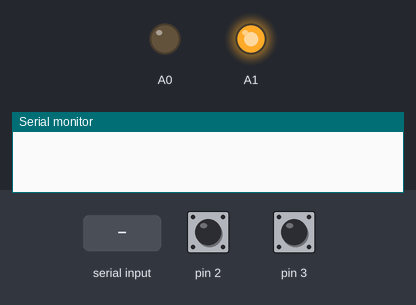
This sketch was run on a simulated Arduino Uno, built with avr-gcc and run on an emulated ATmega328P. Parts: output pins drawn as LEDs (lit = HIGH), the last lines printed to the serial monitor. The inputs (shaded band) are chosen by the test bench; at power-on: pin 2 HIGH, pin 3 HIGH.

Above: at 1.2 s.
1.3 s: "f" received over Serial
At 2.2 s:
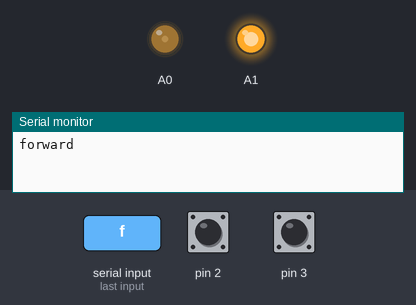
2.8 s: "r" received over Serial
At 5.2 s:
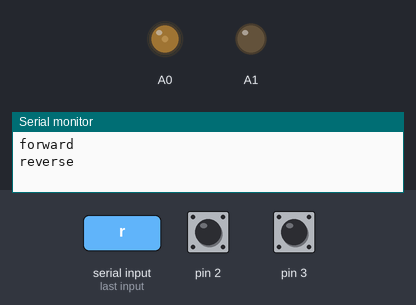
5.8 s: pin 2 pulled LOW for 0.15 s
At 6.4 s:
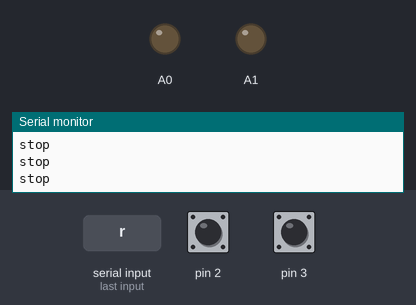
Timing chart, 0 to 8.8 s (numbered marks = the images above; inputs shaded):
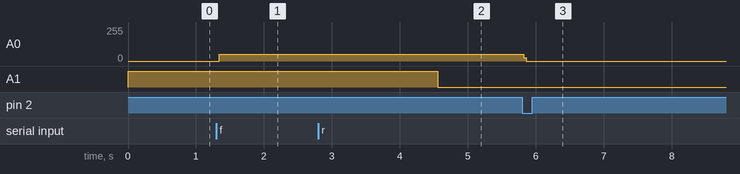

Measured:
- after the input at 1.3 s, A0: 0/255 → 51/255 at once
- after the input at 2.8 s, A0: stays 51/255 (without the input it goes to 18/255 after 1.8 s); A1: HIGH → LOW after 1.8 s

The sketch:

SerialStep.ino
```cpp
// (licence header left out)
#include <Arduino.h>
#include "StopStepperDriver.h"

// Motor steps per revolution. Most steppers are 200 steps or 1.8 degrees/step
#define MOTOR_STEPS 200
#define RPM 120

// Since microstepping is set externally, make sure this matches the selected mode
// If it doesn't, the motor will move at a different RPM than chosen
// 1=full step, 2=half step etc.
#define MICROSTEPS 32

// All the wires needed for full functionality
#define DIR A1
#define STEP A0
//Uncomment line to use enable/disable functionality
#define ENABLE 38

#define XLIMF 3
#define XLIMR 2

// 2-wire basic config, microstepping is hardwired on the driver
//BasicStepperDriver stepper(MOTOR_STEPS, DIR, STEP);

//Uncomment line to use enable/disable functionality
StopStepperDriver stepper(MOTOR_STEPS, DIR, STEP, ENABLE,XLIMF, XLIMR);

void setup() {
    stepper.begin(RPM, MICROSTEPS);
    Serial.begin(115200);
}

void loop() {

    // energize coils - the motor will hold position
    // stepper.enable();

    /*
     * Moving motor one full revolution using the degree notation
     */
   if (Serial.available())
   {
    char c = Serial.read();
    switch (c){
      case 'f':
        Serial.println("forward");
        stepper.enable();
        stepper.move(MOTOR_STEPS*MICROSTEPS*5);
        break;
      case 'r':
        stepper.enable();
        Serial.println("reverse");
        stepper.move(-MOTOR_STEPS*MICROSTEPS*5);
        break;
    }

   }


    /*
     * Moving motor to original position using steps
     */
    //stepper.move(-MOTOR_STEPS*MICROSTEPS);

    // pause and allow the motor to be moved by hand
    // stepper.disable();


}
```
